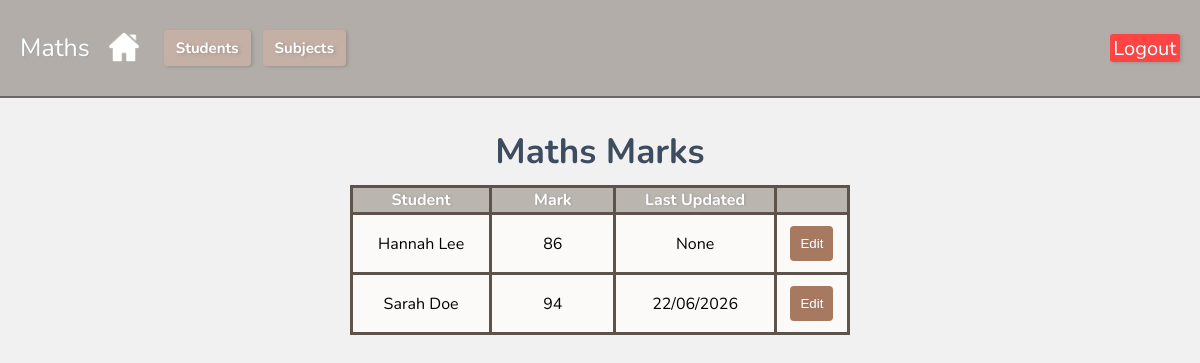
The app's page /subject/2 (signed in) with its own data.
### tables this page shows
CREATE TABLE "subject" (`id` INTEGER PRIMARY KEY AUTOINCREMENT, `subject` TEXT);

CREATE TABLE "marks"(id INTEGER PRIMARY KEY AUTOINCREMENT,
student_id INTEGER, `subject_id` INTEGER,
subject TEXT NOT NULL,
"marks" INTEGER,
last_updated TIMESTAMP DEFAULT CURRENT_TIMESTAMP);

CREATE TABLE "students"(id INTEGER PRIMARY KEY AUTOINCREMENT,
"firstname" TEXT NOT NULL,
"lastname" TEXT NOT NULL);

### app.py (the view)
@app.route('/subject/<int:subject_id>')
def subject(subject_id):
    if 'user_id' not in session:
        return redirect(url_for('login'))
    db = get_db()
    students = db.execute('''
                          SELECT * FROM students
                          ORDER BY firstname ASC;
                          ''').fetchall()
    subjects = db.execute('''
                          SELECT * FROM subject
                          ORDER BY subject ASC;
                         ''').fetchall()
    try:
        subj_cols = [r[1] for r in db.execute("PRAGMA table_info(subject)").fetchall()]
    except sqlite3.OperationalError:
        subj_cols = []
    if 'name' in subj_cols:
        subject = db.execute('SELECT id, name as subject FROM subject WHERE id = ?', (subject_id,)).fetchone()
    elif 'subject' in subj_cols:
        subject = db.execute('SELECT id, subject as subject FROM subject WHERE id = ?', (subject_id,)).fetchone()
    else:
        subject = {'id': subject_id, 'subject': 'Unknown'}
    marks = db.execute('''
        SELECT m.id as id, m.marks as marks, m.last_updated as last_updated,
               s.id as student_id, s.firstname as firstname, s.lastname as lastname
        FROM Marks m
        JOIN students s ON m.student_id = s.id
        WHERE m.subject_id = ?
        ORDER BY s.firstname ASC
    ''', (subject_id,)).fetchall()
    edit_mark_id = request.args.get('edit')
    return render_template('subject.html', students=students, subject=subject, subjects=subjects, marks=marks, edit_mark_id=edit_mark_id)

### app.py (called while the page is built)
def get_db():
    db = sqlite3.connect('database/student_mark.db')
    db.row_factory = sqlite3.Row
    return db

### templates/subject.html (shortened to what this page needs)
{% extends "base.html" %}
{% block text %}{{ subject['subject'] }}{% endblock text %}
{% block content %}
<h2 class="heading2">{{ subject['subject'] }} Marks</h2>
<table border="1">
    <thead>
        <tr>
            <th>Student</th>
            <th>Mark</th>
            <th>Last Updated</th>
            <th></th>
        </tr>
    </thead>
    <tbody>
        {% for mark in marks %}
        <tr>
            <td>{{ mark['firstname'] }} {{ mark['lastname'] }}</td>
            <td>{{ mark['marks'] }}</td>
            <td>{{ mark['last_updated'] }}</td>
            <td>
                {% if edit_mark_id and edit_mark_id|int == mark['id'] %}
                <form action="{{ url_for('edit_subject', mark_id=mark['id']) }}" method="post"
                    style="display:flex; gap:6px; margin-left:4px; align-items:baseline;">
                    <input name="mark" type="number" min="0" max="100" value="{{ mark['marks'] }}" required>
                    <button class="save" type="submit">Save</button>
                    <button type="button" class="cancel" data-href="{{ url_for('subject', subject_id=subject['id']) }}" onclick="window.location=this.dataset.href">Cancel</button>
                </form>
                {% else %}
                <button class="edit" type="button" data-href="{{ url_for('subject', subject_id=subject['id'], edit=mark['id']) }}" onclick="window.location=this.dataset.href">Edit</button>
                {% endif %}
            </td>
        </tr>
        {% endfor %}
    </tbody>
</table>
{% endblock content %}

### static/css/style.css (style rules this page uses)
body { margin: 0; padding: 0; font-family: "Nunito"; background-image:url('https://imgh.in/host/sce4o3'); background-repeat:repeat; background-size:40%; background-color: #f0f0f0ec; background-blend-mode: lighten; }
.heading2 { margin-top:-10px; padding:0; color:#3d4c5e; text-align:center; align-items: center; font-size:35px; margin-bottom:0px; }
.edit { align-items: center; }
* { box-sizing: border-box; }
input, textarea, button { width: 100%; margin-bottom: 10px; padding: 5px; }
button { background-color: #c3afa3; color: white; padding: 10px; border: none; margin-top: 10px; }
table, th, td { border: #5e534b solid 3px; border-collapse: collapse; }
table { margin-left:auto; margin-right:auto; margin-top:10px; width:500px; background-color:#fbfaf9 }
th { background-color: #756b617c; color:white; font-weight: bold; text-shadow: 1px 0.4px 2px #86827f8c; }
tr { text-align:center; }
table td:nth-child(2) { width:25%; }
.edit { width:fit-content; background: #a87961; }
.cancel,.save,.edit { border-radius:4px; text-shadow: 2px 1px 3px #86827f8c; color:rgb(255, 255, 255); text-decoration:none; font-family: Arial; }

### records on screen
subject: subject "Maths"
marks: firstname "Hannah", lastname "Lee", marks "86", last_updated "None"
marks: firstname "Sarah", lastname "Doe", marks "94", last_updated "22/06/2026"
